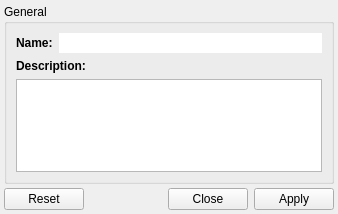
<ui version="4.0" >
 <class>TrajectoryProjectDesigner</class>
 <widget class="QWidget" name="TrajectoryProjectDesigner" >
  <property name="geometry" >
   <rect>
    <x>0</x>
    <y>0</y>
    <width>338</width>
    <height>214</height>
   </rect>
  </property>
  <property name="windowTitle" >
   <string>Structure project property</string>
  </property>
  <layout class="QVBoxLayout" >
   <property name="spacing" >
    <number>4</number>
   </property>
   <property name="leftMargin" >
    <number>4</number>
   </property>
   <property name="topMargin" >
    <number>4</number>
   </property>
   <property name="rightMargin" >
    <number>4</number>
   </property>
   <property name="bottomMargin" >
    <number>4</number>
   </property>
   <item>
    <widget class="QGroupBox" name="generalGB" >
     <property name="title" >
      <string>General</string>
     </property>
     <layout class="QGridLayout" >
      <item row="0" column="0" >
       <widget class="QLabel" name="label1" >
        <property name="text" >
         <string>&lt;b>Name:&lt;/b></string>
        </property>
       </widget>
      </item>
      <item row="0" column="1" >
       <widget class="QLineEdit" name="nameLE" >
        <property name="frame" >
         <bool>false</bool>
        </property>
        <property name="readOnly" >
         <bool>true</bool>
        </property>
       </widget>
      </item>
      <item row="1" column="0" colspan="2" >
       <widget class="QLabel" name="label2" >
        <property name="text" >
         <string>&lt;b>Description:&lt;/b></string>
        </property>
       </widget>
      </item>
      <item rowspan="2" row="2" column="0" colspan="2" >
       <widget class="QTextEdit" name="descriptionTE" />
      </item>
     </layout>
    </widget>
   </item>
   <item>
    <widget class="QDialogButtonBox" name="buttonBox" >
     <property name="standardButtons" >
      <set>QDialogButtonBox::Apply|QDialogButtonBox::Close|QDialogButtonBox::NoButton|QDialogButtonBox::Reset</set>
     </property>
    </widget>
   </item>
  </layout>
 </widget>
 <resources/>
 <connections/>
</ui>
